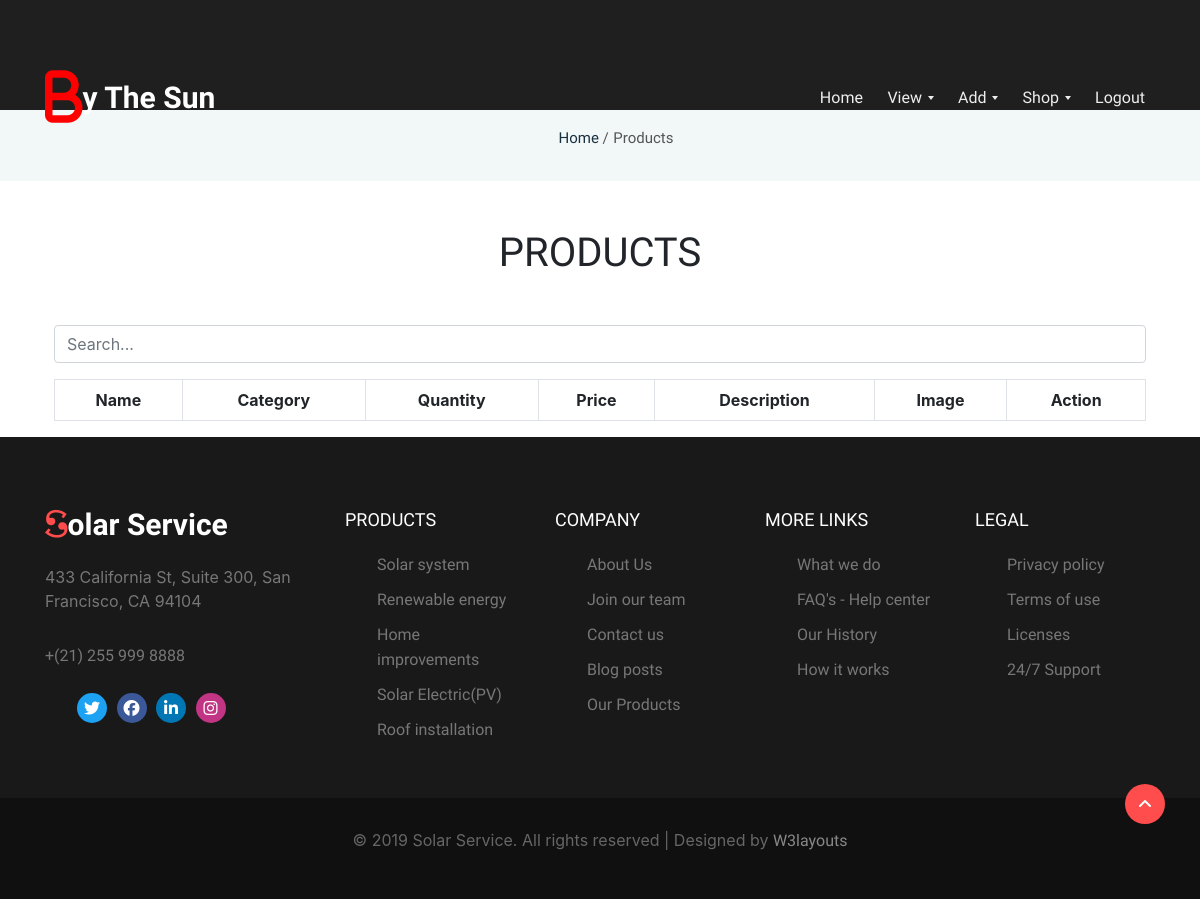
The page /viewProductsAdmin/ on the database as committed earlier.
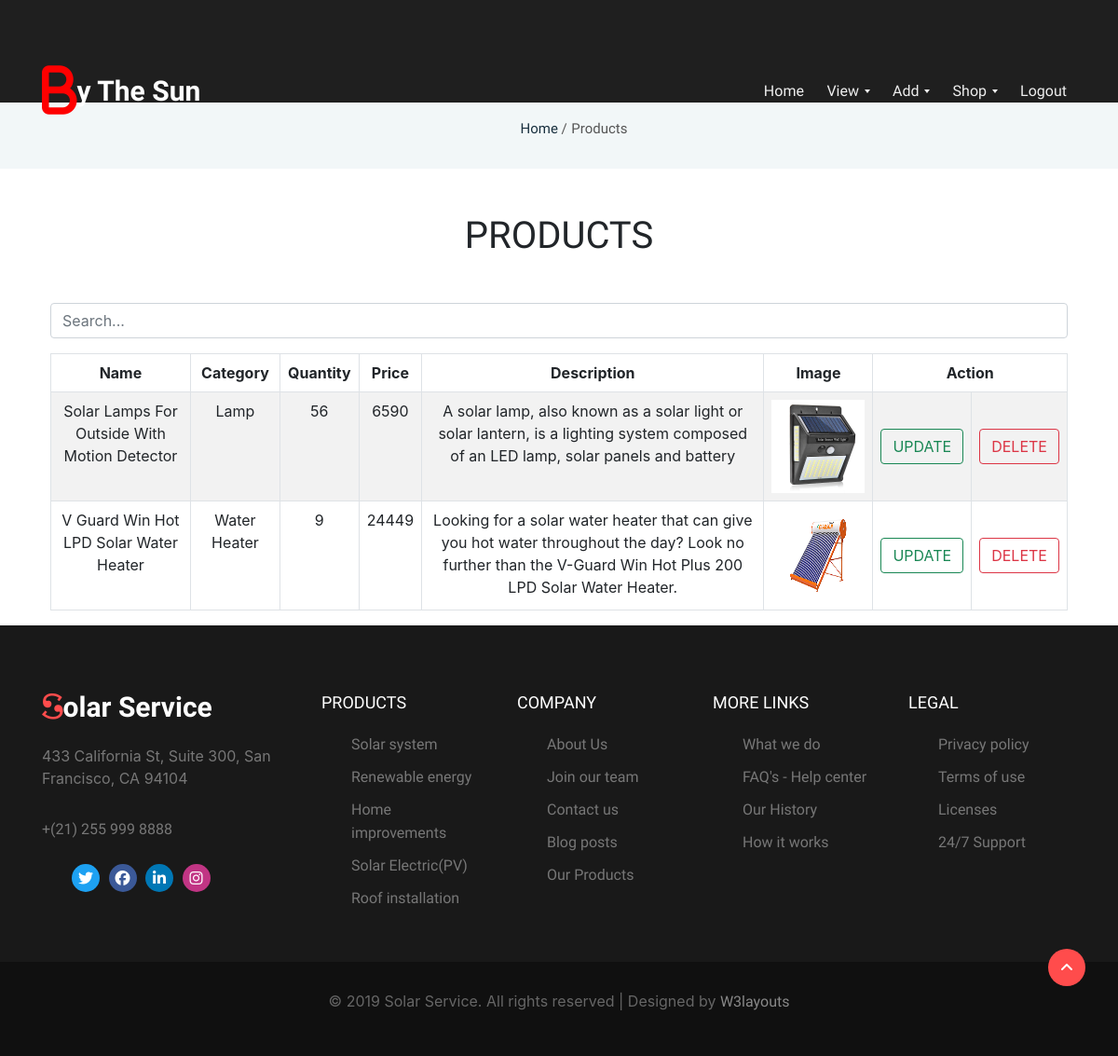
The same page on the database as committed later.
### app/models.py (models this page shows, shortened)
class Product(models.Model):
    name = models.CharField(max_length=100)
    category = models.CharField(max_length=100)
    quantity = models.IntegerField()
    description = models.CharField(max_length=300)
    image = models.ImageField(upload_to="image")
    price = models.IntegerField()

### app/views.py (the view)
# urls.py: path('viewProductsAdmin/', views.viewProductsAdmin),
def viewProductsAdmin(request):
    products = Product.objects.all()
    return render(request, "ADMIN/viewProductsAdmin.html", {"products": products})

### templates/ADMIN/viewProductsAdmin.html (shortened to what this page needs)
{% extends 'ADMIN/adminBase.html' %}
{% block header %}
<section class="w3l-breadcrumns">
    <div class="wrapper">
        <ul>
            <li><a id="a" href="/adminHome">Home</a> /</li>
            <li>Products</li>
        </ul>
    </div>
</section>
<link rel="stylesheet" href="https://cdn.jsdelivr.net/npm/bootstrap@5.2.3/dist/css/bootstrap.min.css"
>
<link rel="stylesheet" href="https://stackpath.bootstrapcdn.com/bootstrap/5.0.0/css/bootstrap.min.css">
<body>
    <div class="container">
        <h1 align="center" class="m-5">PRODUCTS</h1>
        <input type="text" id="searchInput" class="form-control mb-3" placeholder="Search...">
        <table class="table table-striped table-bordered" border="1">
            <thead>
                <tr>
                    <th style="text-align: center;">Name</th>
                    <th style="text-align: center;">Category</th>
                    <th style="text-align: center;">Quantity</th>
                    <th style="text-align: center;">Price</th>
                    <th style="text-align: center;">Description</th>
                    <th style="text-align: center;">Image</th>
                    <th style="text-align: center;" colspan="2">Action</th>
                </tr>
            </thead>
            <tbody id="tableBody">
                {% for i in products %}
                <tr id="row{{ forloop.counter }}">
                    <td style="text-align: center;">{{ i.name }}</td>
                    <td style="text-align: center;">{{ i.category }}</td>
                    <td style="text-align: center;">{{ i.quantity }}</td>
                    <td style="text-align: center;">{{ i.price }}</td>
                    <td style="text-align: center;">{{ i.description }}</td>
                    <td style="text-align: center;"><img id="img" src="/static/media/{{i.image}}" alt=""> </td>
                    <td style="vertical-align: middle;">
                        <a href="/updateProduct?id={{i.id}}" class="btn btn-style btn-outline-success">UPDATE</a>
                    </td>
                    <td style="vertical-align: middle;">
                        <a href="/deleteProduct?id={{i.id}}" class="btn btn-style btn-outline-danger">DELETE</a>
                    </td>
                </tr>
                {% endfor %}
            </tbody>
        </table>
    </div>
</body>
</html>
{% endblock %}

Rows that differ between the two databases and show on the page:
added Product: name "Solar Lamps For Outside With Motion Detector", category "Lamp", quantity "56", price "6590", description "A solar lamp, also known as a solar light or solar lantern, is a lighting system composed of an LED lamp, solar panels and battery", image (picture)
added Product: name "V Guard Win Hot LPD Solar Water Heater", category "Water Heater", quantity "9", price "24449", description "Looking for a solar water heater that can give you hot water throughout the day? Look no further than the V-Guard Win Hot Plus 200 LPD Solar Water Heater.", image (picture)
